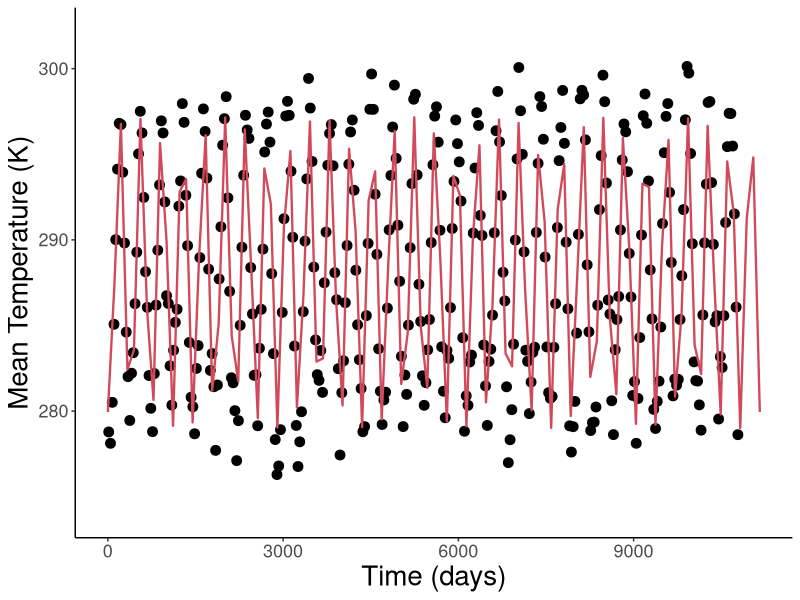

The R script that drew this image: (Note: this script raises an error after producing the figure.)
#############################################################################
#### This R script fits sinusoidal functions to habitat temperature data ####
#############################################################################


# Load packages and set working directory
library(tidyr)
library(ggplot2)
library(dplyr)
library(tidyverse)
setwd(dirname(rstudioapi::getActiveDocumentContext()$path))


# INPUT DATA
# Select a location by removing # in front of name and placing # in front of other locations
#data <- as.data.frame(read_csv("Climate data Benin.csv"))
#data <- as.data.frame(read_csv("Climate data Nigeria.csv"))
#data <- as.data.frame(read_csv("Climate data China Dafeng.csv"))
#data <- as.data.frame(read_csv("Climate data China Langfang.csv"))
#data <- as.data.frame(read_csv("Climate data China Xinxiang.csv"))
#data <- as.data.frame(read_csv("Climate data Brazil.csv"))
#data <- as.data.frame(read_csv("Climate data Mississippi.csv"))
#data <- as.data.frame(read_csv("Climate data Japan Monobe.csv"))
data <- as.data.frame(read_csv("Climate data Greece.csv"))


# Fit to historical period
data.h <- subset(data, period == "historical")
fit.h <- nls(T_K ~ meanT + amplT * sin(2*pi*(days + shiftT)/360), data = data.h,
             start = list(meanT = 290, amplT = 10, shiftT = 30))
summary(fit.h)

# PLOTS
# Plot model fit to TEMPERATURE data
xmin <- 0
xmax <- 360*(1991-1960)
ggplot(data.h, aes(x=days, y=T_K)) + 
  geom_point(size=3, color="black") +
  #geom_line(size=0.8) +
  geom_function(fun = function(t){coef(fit.h)[1] + coef(fit.h)[2] * sin(2*pi*(t + coef(fit.h)[3])/360)},
                size=0.8, color="#d1495b") +
  labs(x="Time (days)", y="Mean Temperature (K)") +
  scale_x_continuous(limits=c(xmin, xmax)) +
  scale_y_continuous(limits=c(coef(fit.h)[1] - abs(coef(fit.h)[2]) - 5, coef(fit.h)[1] + abs(coef(fit.h)[2]) + 5)) +
  theme(panel.grid.major = element_blank(), panel.grid.minor = element_blank(),
        panel.background = element_rect(fill="transparent"), plot.background = element_rect(fill="transparent"),
        axis.line = element_line(colour = "black"), legend.position = "none", 
        axis.text = element_text(size=13), axis.title = element_text(size=20))





#### Fit temperature functions to data from Climate Wizard using Fourier analysis ####


# REGRESSION ANALYSES
# Fit sinusoidal function to all data from Climate Wizard
fit <- nls(T_K ~ (meanT + dMean * total_days) + (amplT + dAmpl * total_days) * sin(2*pi*(total_days + shiftT)/360), data = data,
           start = list(meanT = 300, dMean = 0.1, amplT = 5, dAmpl = 0.1, shiftT = 30))
summary(fit)

# Fit sinusoidal function to data from Climate Wizard for each time period
#fit.all <- nls(T_K ~ (meanT[period] + dMean[period] * days) + (amplT[period] + dAmpl[period] * days) * sin(2*pi*(days + shiftT[period])/360), data = data,
#           start = list(meanT = c(300,300,300), dMean = c(0.1,0.1,0.1), amplT = c(5,5,5), dAmpl = c(0.1,0.1,0.1), shiftT = c(30,30,30)))
#summary(fit.all)

# Fit sinusoidal function to data from Climate Wizard for historical and end-century
# This code does not currently work
#fit2 <- nls(T_K ~ (meanT[period] + dMean[period] * days) + (amplT[period] + dAmpl[period] * days) * sin(2*pi*(days + shiftT[period])/360), data = data,
#           start = list(meanT = c(300,300), dMean = c(0.1,0.1), amplT = c(5,5), dAmpl = c(0.1,0.1), shiftT = c(30,30)))
#summary(fit2)
# Historical period
fit.h <- nls(T_K ~ (meanT + 0 * dMean * days) + (amplT + 0 * dAmpl * days) * sin(2*pi*(days + shiftT)/360), data = subset(data, period == "historical"),
           start = list(meanT = 295, dMean = 0.1, amplT = 10, dAmpl = 0.1, shiftT = 30))
summary(fit.h)
# End-century period
fit.e <- nls(T_K ~ (meanT + dMean * days) + (amplT + dAmpl * days) * sin(2*pi*(days + shiftT)/360), data = subset(data, period == "future_end"),
             start = list(meanT = 300, dMean = 0.1, amplT = 5, dAmpl = 0.1, shiftT = 30))
summary(fit.e)


# PLOTS
# Plot model fit to TEMPERATURE data
xmin <- 0
xmax <- 360*(1991-1960)
ggplot(data, aes(x=total_days, y=T_K)) + 
  geom_point(size=3, color="black") +
  #geom_line(size=0.8) +
  geom_function(fun = function(t){(coef(fit)[1] + coef(fit)[2] * t) + (coef(fit)[3] + coef(fit)[4] * t) * sin(2*pi*(t + coef(fit)[5])/360)},
                size=0.8, color="#d1495b") +
  labs(x="Time (days)", y="Mean Temperature (K)") +
  scale_x_continuous(limits=c(xmin, xmax)) +
  scale_y_continuous(limits=c(coef(fit)[1] - abs(coef(fit)[3]) - 5, coef(fit)[1] + abs(coef(fit)[3]) + 10)) +
  theme(panel.grid.major = element_blank(), panel.grid.minor = element_blank(),
        panel.background = element_rect(fill="transparent"), plot.background = element_rect(fill="transparent"),
        axis.line = element_line(colour = "black"), legend.position = "none", 
        axis.text = element_text(size=13), axis.title = element_text(size=20))

# Plot fit to TEMPERATURE data pooled across years
ggplot(data, aes(x=month, y=T_K)) + 
  geom_point(size=3, color="black") +
  scale_x_continuous(limits=c(0, 12)) +
  scale_y_continuous(limits=c(coef(fit)[1] - abs(coef(fit)[3]) - 6, coef(fit)[1] + abs(coef(fit)[3]) + 6)) +
  theme(panel.grid.major = element_blank(), panel.grid.minor = element_blank(),
        panel.background = element_rect(fill="transparent"), plot.background = element_rect(fill="transparent"),
        axis.line = element_line(colour = "black"), legend.position = "none", 
        axis.text = element_text(size=13), axis.title = element_text(size=20))


# Plot model fit to PRECIPITATION data
ymin <- 0
ymax <- 400
ggplot(data, aes(x=days, y=Prec_mm)) + 
  geom_point(size=3, color="blue") +
  geom_line(size=0.8, color="blue") +
  labs(x="Time (days)", y="Precipitation (mm)") +
  scale_x_continuous(limits=c(xmin, xmax)) +
  scale_y_continuous(limits=c(ymin, ymax)) +
  theme(panel.grid.major = element_blank(), panel.grid.minor = element_blank(),
        panel.background = element_rect(fill="transparent"), plot.background = element_rect(fill="transparent"),
        axis.line = element_line(colour = "black"), legend.position = "none", 
        axis.text = element_text(size=13), axis.title = element_text(size=20))

# Plot fit to PRECIPITATION data pooled across years
ggplot(data, aes(x=month, y=Prec_mm)) + 
  geom_point(size=3, color="blue") +
  scale_x_continuous(limits=c(0, 12)) +
  scale_y_continuous(limits=c(ymin, ymax)) +
  theme(panel.grid.major = element_blank(), panel.grid.minor = element_blank(),
        panel.background = element_rect(fill="transparent"), plot.background = element_rect(fill="transparent"),
        axis.line = element_line(colour = "black"), legend.position = "none", 
        axis.text = element_text(size=13), axis.title = element_text(size=20))


########## Fit temperature functions to data from Habitat temperatures.csv ##########
# Read data
temp.data <- as.data.frame(read_csv("Habitat temperatures.csv"))

# Select an insect by removing # in front of name and placing # in front of other species
#sp.data <- subset(temp.data, Species == "Clavigralla shadabi")
#sp.data <- subset(temp.data, Species == "Clavigralla tomentosicollis Benin")
#sp.data <- subset(temp.data, Species == "Clavigralla tomentosicollis Nigeria A")
#sp.data <- subset(temp.data, Species == "Clavigralla tomentosicollis Nigeria B")
#sp.data <- subset(temp.data, Species == "Clavigralla tomentosicollis Nigeria C")
sp.data <- subset(temp.data, Species == "Clavigralla tomentosicollis Burkina Faso")

# Remove columns that do not contain temperature data
sp.data <- sp.data[-1:-7]
rownames(sp.data) <- c("T_K")

# Make data table with time and mean monthly temperature
data <- matrix(nrow = length(sp.data), ncol = 1)
for(i in 1:length(data)) {data[i] <- 30*(i-1)+15} # mid-point of month
colnames(data) <- c("day")
data <- cbind(data, t(sp.data)) # mean monthly temperature data

# Remove blank cells
data <- data[rowSums(is.na(data)) == 0,]
data <- as.data.frame(data)

# Fit sinusoidal function to habitat temperature data
fit <- nls(T_K ~ meanT + amplT*sin(2*pi*(day + shiftT)/365), data = data,
           start = list(meanT = 293, amplT = 2, shiftT = 30))
summary(fit)

# Plot model data
ggplot(data, aes(x=day, y=T_K)) + 
  geom_point(size=5, color="#d1495b") +
  geom_function(fun = function(t) coef(fit)[1] + coef(fit)[2]*sin(2*pi*(t + coef(fit)[3])/365),
                size=0.8, linetype="longdash", color="#d1495b") +
  labs(x="Time (days)", y="Mean Temperature (K)") +
  scale_x_continuous(limits=c(0, 720)) +
  scale_y_continuous(limits=c(coef(fit)[1] - coef(fit)[2] - 2, coef(fit)[1] + coef(fit)[2] + 3)) +
  theme(panel.grid.major = element_blank(), panel.grid.minor = element_blank(),
        panel.background = element_rect(fill="transparent"), plot.background = element_rect(fill="transparent"),
        axis.line = element_line(colour = "black"), legend.position = "none", 
        axis.text = element_text(size=13), axis.title = element_text(size=20))
